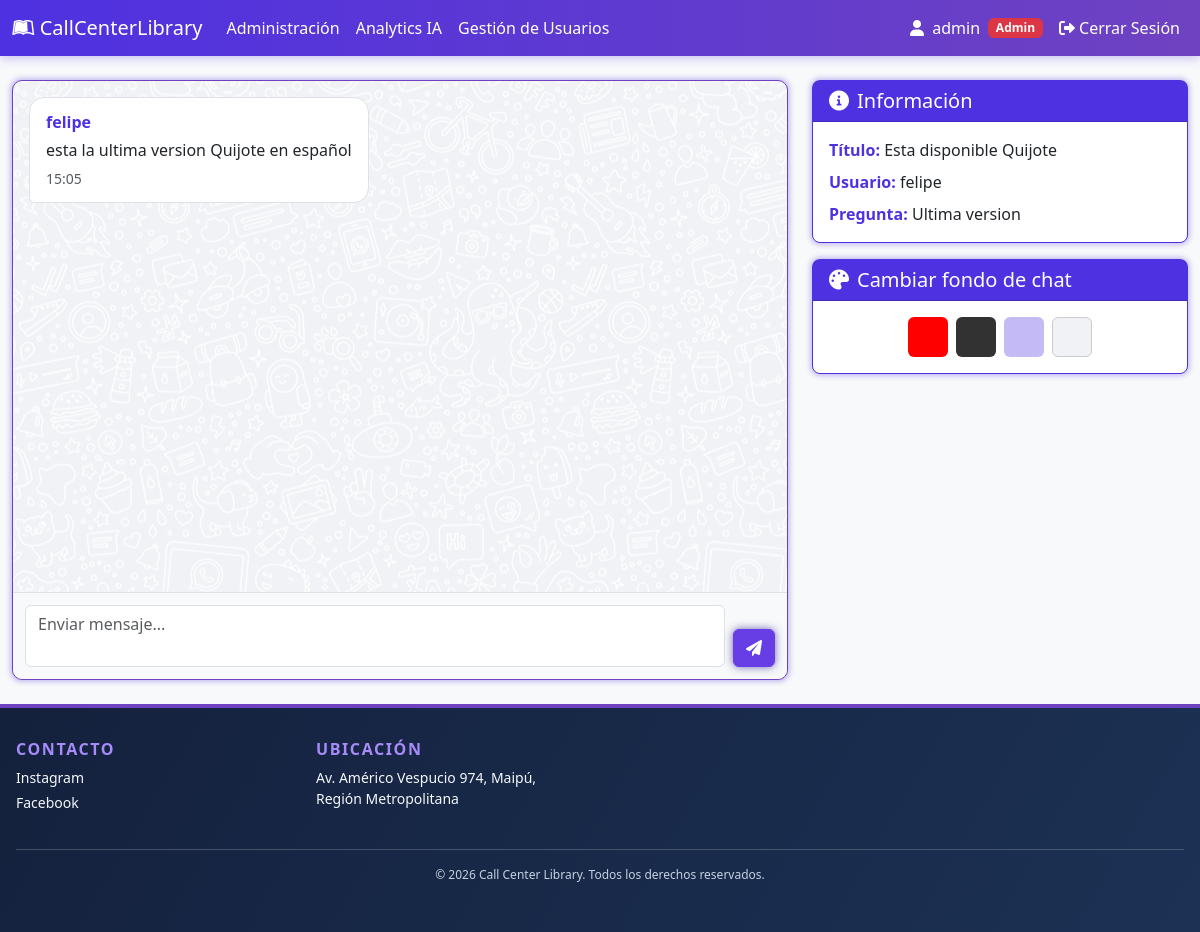
The page /Respuesta/21/21/ (signed in) on the database its author committed.
### online/models.py (models this page shows, shortened)
class Usuario(AbstractBaseUser):
    nombre = models.CharField(
        verbose_name="Nombre", max_length=30, blank=True, null=True
    )
    apellido = models.CharField(
        verbose_name="Apellido", max_length=30, blank=True, null=True
    )
    rut = models.CharField(
        verbose_name="RUT", max_length=12, unique=True, blank=True, null=True
    )
    correo = models.EmailField(
        verbose_name="Correo electrónico",
        max_length=70,
        unique=True,
    )
    usuario = models.CharField(
        verbose_name="Usuario",
        max_length=50,
        unique=True,
    )
    fecha_nacimiento = models.DateField(
        verbose_name="Fecha de nacimiento", null=True, blank=True
    )
    activo = models.BooleanField(default=True)
    admin = models.BooleanField(default=False)
    tecnico = models.BooleanField(default=False)
    token = TextField(default="")
    token_hasta = DateTimeField(auto_now_add=True)
    USERNAME_FIELD = "usuario"
    REQUIRED_FIELDS = ["correo"]
    objects = UserManager()
    @property
    def is_active(self):
        return self.activo
    def __str__(self):
        return self.usuario

class Respuesta(models.Model):
    idRespuesta = models.AutoField(primary_key=True)
    Respuesta = models.TextField(verbose_name="Respuesta")
    id_Pregunta = models.ForeignKey(Preguntas, on_delete=models.CASCADE)
    Usuario = models.ForeignKey(Usuario, on_delete=models.CASCADE)
    FechaHora = models.DateTimeField()

class Preguntas(models.Model):
    ESTADO_CHOICES = [
        ('pendiente', 'Pendiente'),
        ('en_proceso', 'En Proceso'),
        ('resuelto', 'Resuelto'),
        ('cerrado', 'Cerrado'),
    ]
    PRIORIDAD_CHOICES = [
        ('baja', 'Baja'),
        ('media', 'Media'),
        ('alta', 'Alta'),
        ('urgente', 'Urgente'),
    ]
    idPregunta = models.AutoField(primary_key=True)
    Titulo = models.CharField(max_length=60)
    Pregunta = models.TextField()
    Fecha_creacion = models.DateTimeField()
    Usuario = models.ForeignKey(Usuario, on_delete=models.CASCADE)
    categoria = models.CharField(max_length=50, blank=True, null=True)
    estado = models.CharField(max_length=20, choices=ESTADO_CHOICES, default='pendiente')
    prioridad = models.CharField(max_length=20, choices=PRIORIDAD_CHOICES, default='media')

### online/views.py (the view, shortened to what this page needs)
# urls.py: path("Respuesta/<int:idUser>/<int:idPregunta>/", ViewRespuestas, name="respuestas"),
@login_required
def ViewRespuestas(request: HttpRequest, idUser: int, idPregunta: int):
    usuario: object = request.user
    assert isinstance(usuario, Usuario)
    es_admin: int = usuario.admin
    es_tecnico: int = usuario.tecnico
    try:
        pregunta: Preguntas | None = Preguntas.objects.select_related("Usuario").get(
            idPregunta=idPregunta
        )
        if not (
            request.user.pk == pregunta.Usuario.pk
            or es_admin
            or es_tecnico
        ):
            return redirect("/Inicio/")
        now = timezone.now()
        MostrarRespuestas = (
            Respuesta.objects.filter(id_Pregunta=pregunta)
            .select_related("Usuario")
            .order_by("FechaHora")
        )
        formRespuesta = RespuestaForm(
            initial={
                "id_Pregunta": idPregunta,
                "Usuario": request.user.pk,
                "FechaHora": now,
            }
        )
        return render(
            request,
            "Respuestas.html",
            {"Pregunta": pregunta, "form": formRespuesta, "Respuestas": MostrarRespuestas},
        )
    except Preguntas.DoesNotExist:
        return redirect("/")

### online/forms.py
class RespuestaForm(forms.ModelForm):
    class Meta:
        model = Respuesta
        fields = ['Respuesta', 'id_Pregunta', 'Usuario', 'FechaHora']
        widgets = {
            'Respuesta': forms.Textarea(
                attrs={'placeholder': 'Enviar mensaje...', 'maxlength': '200', 'rows': 2, 'class': 'form-control'}),
            'id_Pregunta': forms.HiddenInput(),
            'Usuario': forms.HiddenInput(),
            'FechaHora': forms.HiddenInput(),
        }

### online/templates/Respuestas.html (shortened to what this page needs)
{% extends "componentes/header.html" %}
{% load static %}
{% block links %}
    <link href="{% static 'respuestas.css' %}" rel="stylesheet"></link>
{% endblock %}
{% block content %}
<div class="container-fluid py-4">
    <div class="row g-4">
        <div class="col-lg-8">
            <div class="chat-container" id="FondoColores">
                <div class="chat-messages">
                    {% for Respuesta in Respuestas %}
                    {% if Respuesta.Usuario.id == user.id %}
                    <div class="d-flex justify-content-end">
                        <div class="message-own">
                            <p class="mb-1">{{ Respuesta.Respuesta }}</p>
                            <small class="opacity-75">{{ Respuesta.FechaHora.time }}</small>
                        </div>
                    </div>
                    {% else %}
                    <div class="d-flex justify-content-start">
                        <div class="message-other">
                            <strong class="text-purple d-block mb-1">{{Respuesta.Usuario}}</strong>
                            <p class="mb-1">{{ Respuesta.Respuesta }}</p>
                            <small class="text-muted">{{ Respuesta.FechaHora.time }}</small>
                        </div>
                    </div>
                    {% endif %}
                    {% endfor %}
                </div>
                <div class="chat-input">
                    <form method="post" class="d-flex gap-2 align-items-end">
                        <div class="flex-grow-1">
                            {{form}}
                        </div>
                        <button id="btnSend" type="submit" class="btn btn-purple">
                            <i class="fa-solid fa-paper-plane"></i>
                        </button>
                    </form>
                </div>
            </div>
        </div>
        <div class="col-lg-4">
            <div class="card card-purple mb-3">
                <div class="card-header bg-purple text-white">
                    <h5 class="mb-0"><i class="fas fa-info-circle me-2"></i>Información</h5>
                </div>
                <div class="card-body">
                    <p class="mb-2"><strong class="text-purple">Título:</strong> {{Pregunta.Titulo}}</p>
                    <p class="mb-2"><strong class="text-purple">Usuario:</strong> {{Pregunta.Usuario}}</p>
                    <p class="mb-0"><strong class="text-purple">Pregunta:</strong> {{Pregunta.Pregunta}}</p>
                </div>
            </div>
            <div class="card card-purple">
                <div class="card-header bg-purple text-white">
                    <h5 class="mb-0"><i class="fas fa-palette me-2"></i>Cambiar fondo de chat</h5>
                </div>
                <div class="card-body text-center">
                    <div class="d-flex gap-2 justify-content-center">
                        <button class="btn" style="background-color: red; width: 40px; height: 40px;" onclick="cambiarColor('red')" title="Rojo"></button>
                        <button class="btn" style="background-color: #323232; width: 40px; height: 40px;" onclick="cambiarColor('#323232')" title="Gris"></button>
                        <button class="btn" style="background-color: #C4BAF5; width: 40px; height: 40px;" onclick="cambiarColor('#C4BAF5')" title="Morado claro"></button>
                        <button class="btn" style="background-color: #f0f2f5; width: 40px; height: 40px; border: 1px solid #ccc;" onclick="cambiarColor('#f0f2f5')" title="Por defecto"></button>
                    </div>
                </div>
            </div>
        </div>
    </div>
</div>
{% endblock %}

### online/templates/componentes/header.html (shortened to what this page needs)
{% load static %}
<!DOCTYPE html>
<html lang="es">
<head>
    <link rel="stylesheet" href="https://cdnjs.cloudflare.com/ajax/libs/font-awesome/6.0.0/css/all.min.css">
    <link href="https://cdn.jsdelivr.net/npm/bootstrap@5.3.8/dist/css/bootstrap.min.css" rel="stylesheet">
    <link href="{% static 'main.css'%}" rel="stylesheet">
    {% block links %}{% endblock %}
</head>
<body>
    <nav class="navbar navbar-expand-lg">
        <div class="container-fluid">
            <a class="navbar-brand" href="{% if user.is_authenticated %}{% if user.admin or user.tecnico %}/Administracion/{% else %}/Inicio/{% endif %}{% else %}/{% endif %}">
            <i class="fa-brands fa-leanpub"></i>
                CallCenterLibrary
            </a>
            <div class="collapse navbar-collapse" id="navbar-items">
                <ul class="navbar-nav me-auto mb-2 mb-lg-0">
                    {% if user.is_authenticated %}
                        {% if user.admin or user.tecnico %}
                        <li class="nav-item">
                            <a class="nav-link" href="/Administracion/">Administración</a>
                        </li>
                        {% if user.admin %}
                        <li class="nav-item">
                            <a class="nav-link" href="{% url 'analytics_ia' %}">Analytics IA</a>
                        </li>
                        {% endif %}
                        {% if user.admin %}
                        <li class="nav-item">
                            <a class="nav-link" href="/GestionUsuarios/">Gestión de Usuarios</a>
                        </li>
                        {% endif %}
                        {% else %}
                        <li class="nav-item">
                            <a class="nav-link" href="/Inicio/">Inicio</a>
                        </li>
                        {% endif %}
                    {% else %}
                        <li class="nav-item">
                            <a class="nav-link" href="/">Inicio</a>
                        </li>
                    {% endif %}
                </ul>
                {% if user.is_authenticated %}
                    <span class="text-white me-2">
                        <i class="fas fa-user me-1"></i> {{ user.usuario }}
                    </span>
                    {% if user.admin %}
                        <span class="badge bg-danger me-2">Admin</span>
                    {% elif user.tecnico %}
                        <span class="badge bg-info me-2">Técnico</span>
                    {% endif %}
                {% endif %}
                <ul class="navbar-nav mb-2 mb-lg-0">
                    {% if user.is_authenticated %}
                        <li class="nav-item">
                            <form method="post" action="{% url 'Logout' %}" class="d-inline">
                                <button type="submit" class="btn btn-link nav-link">
                                    <i class="fas fa-sign-out-alt"></i> Cerrar Sesión
                                </button>
                            </form>
                        </li>
                    {% endif %}
                </ul>
            </div>
        </div>
    </nav>
    <main>
        {% block content %}
        {% endblock %}
    </main>
    <footer class="site-footer">
        <div class="footer-content">
            <section class="footer-section">
                <h2>Contacto</h2>
                <p>Instagram</p>
                <p>Facebook</p>
            </section>
            <section class="footer-section">
                <h2>Ubicación</h2>
                <p>Av. Américo Vespucio 974, Maipú, Región Metropolitana</p>
            </section>
            <p class="footer-copyright">© 2026 Call Center Library. Todos los derechos reservados.</p>
        </div>
    </footer>
</body>
</html>

### static/main.css (style rules this page uses)
:root { --bs-primary: #6f42c1; --bs-primary-rgb: 111, 66, 193; --bs-secondary: #764ba2; --purple-accent: #673de6; --purple-deep: #4E31E1; --purple-gradient: linear-gradient(135deg, #667eea 0%, #764ba2 100%); }
body { min-height: 100vh; background-color: #f8f9fa; display: flex; flex-direction: column; }
main { flex: 1 0 auto; width: 100%; }
.navbar { background: linear-gradient(90deg, #4E31E1 0%, #6f42c1 100%) !important; box-shadow: 0 2px 10px rgba(78, 49, 225, 0.3); }
.navbar-brand, .navbar-nav .nav-link { color: white !important; font-weight: 500; }
.btn-purple { background-color: var(--purple-accent); border-color: var(--purple-accent); color: white; box-shadow: 0px 0px 8px 0px rgba(52, 32, 150, 0.7); }
.text-purple { color: var(--purple-deep) !important; }
.bg-purple { background-color: var(--purple-deep) !important; }
.card-purple { border: 1px solid var(--purple-deep); box-shadow: 0px 0px 5px 2px rgba(78, 49, 225, 0.3); border-radius: 8px; }
.site-footer { background: linear-gradient(120deg, #14213d 0%, #1c3154 100%); color: #f4f7fb; padding: 2rem 0; margin-top: auto; border-top: 4px solid #6f42c1; }
.footer-content { max-width: 1200px; margin: 0 auto; padding: 0 1rem; display: grid; grid-template-columns: repeat(auto-fit, minmax(250px, 1fr)); gap: 2rem; }
.footer-section h2 { color: #a78bfa; font-size: 1rem; font-weight: 700; text-transform: uppercase; letter-spacing: 0.1em; margin-bottom: 0.5rem; }
.footer-section p { margin: 0.25rem 0; font-size: 0.875rem; }
.footer-copyright { grid-column: 1 / -1; text-align: center; color: #c5d1e1; font-size: 0.75rem; padding-top: 1rem; border-top: 1px solid rgba(255, 255, 255, 0.2); }

### static/respuestas.css (style rules this page uses)
.chat-container { background-color: #f0f2f5; background-image: url("img/bg-chat-tile-dark_a4be512e7195b6b733d9110b408f075d.png"); background-repeat: repeat; background-position: center; border-radius: 10px; border: 1px solid #6f42c1; box-shadow: 0px 0px 5px 2px rgba(78, 49, 225, 0.3); height: 600px; display: flex; flex-direction: column; }
.chat-messages { flex: 1; overflow-y: auto; padding: 1rem; }
.message-other { background-color: white; border: 1px solid #dee2e6; border-radius: 15px 15px 15px 5px; max-width: 70%; margin-bottom: 0.75rem; padding: 0.75rem 1rem; }
.chat-input { border-top: 1px solid #dee2e6; padding: 0.75rem; background-color: #f8f9fa; border-radius: 0 0 10px 10px; }
.chat-input textarea.form-control { resize: none; min-height: 50px; max-height: 120px; width: 100%; margin: 0; }

### rows shown on the page
Usuario: usuario "admin"
Respuesta: Usuario "felipe", Respuesta "esta la ultima version Quijote en español", FechaHora.time "15:05"
Preguntas: Titulo "Esta disponible Quijote", Usuario "felipe", Pregunta "Ultima version"
